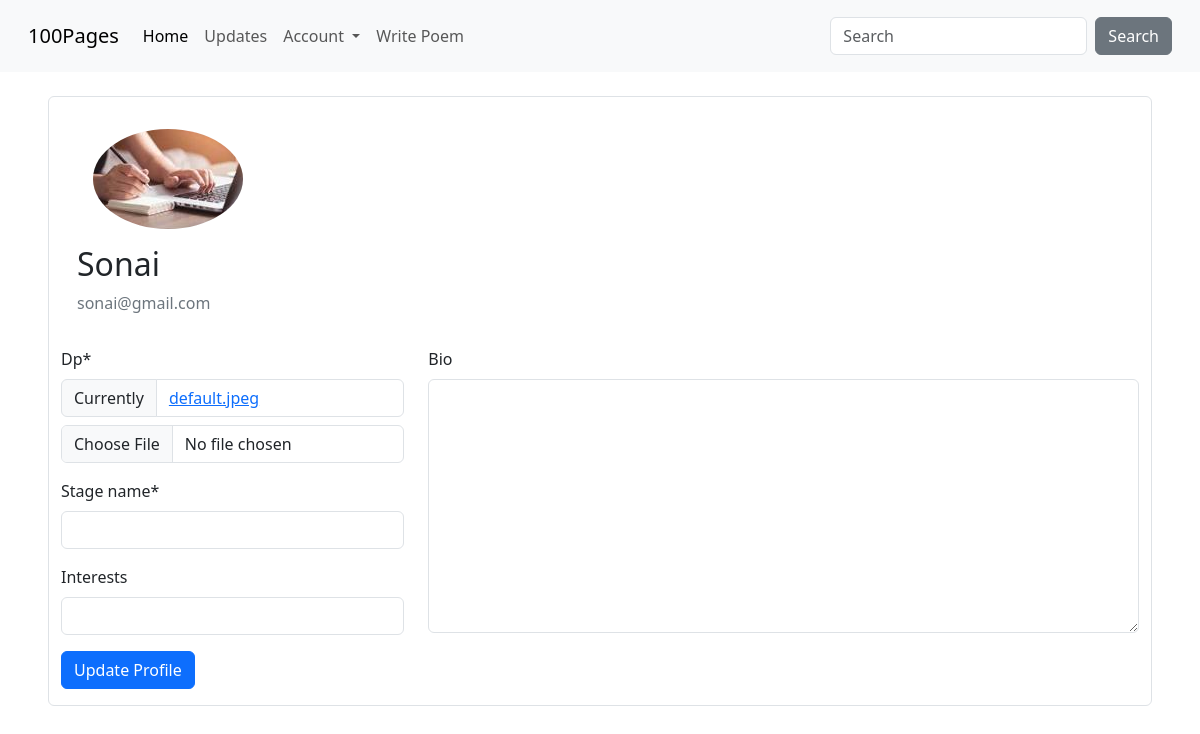
/profile/ (signed in), run on an earlier commit of the app's database.
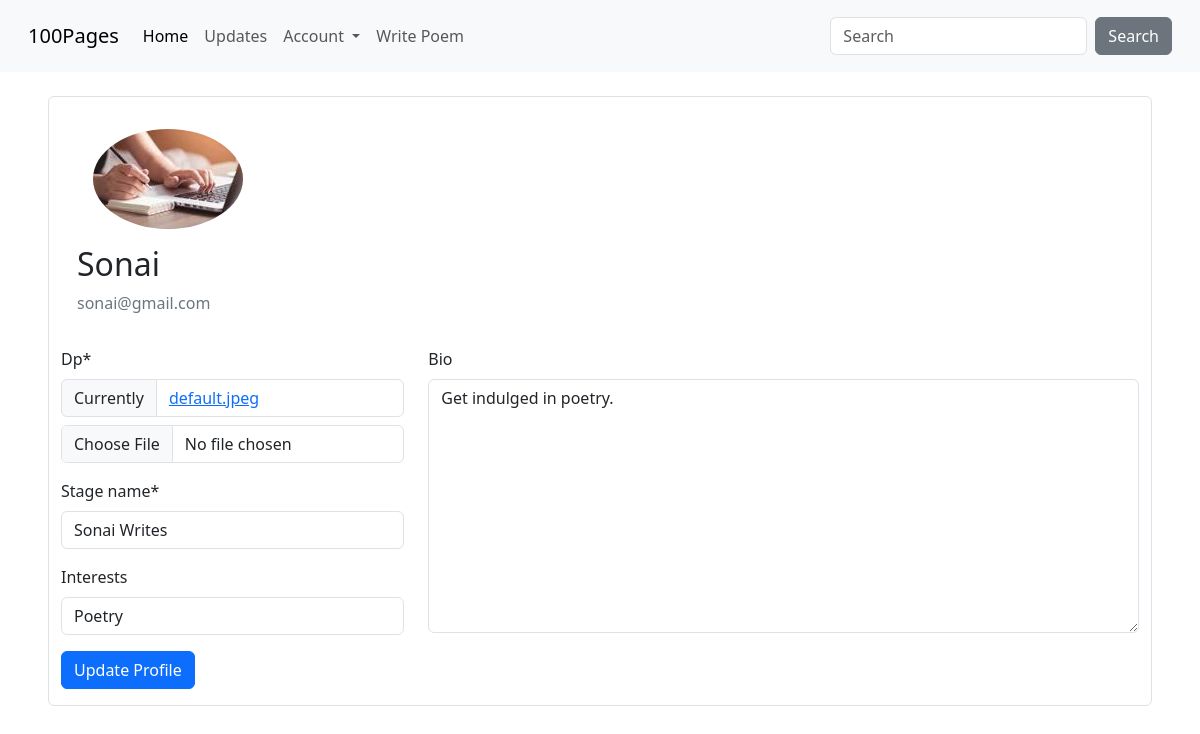
And on a later commit of the database.
### users/models.py (models this page shows, shortened)
class Profile(models.Model):
    user = models.OneToOneField(User, on_delete=models.CASCADE)
    dp = models.ImageField(default='default.jpeg', upload_to='profile_pics')
    stage_name = models.CharField(max_length=100)
    bio = models.TextField(max_length=500, blank=True)
    interests = models.CharField(max_length=100, blank=True)
    followers = models.ManyToManyField(User, related_name='followers', blank=True)

### users/views.py (the view)
# urls.py: path('profile/', views.profile, name='profile'),
@login_required()
def profile(request):
    if request.method == 'POST':
        u_form = UserUpdateForm(request.POST, instance=request.user)
        p_form = ProfileUpdateForm(request.POST, request.FILES, instance=request.user.profile)
        if u_form.is_valid() and p_form.is_valid():
            messages.success(request, ('Successfully updated profile!'))
            u_form.save()
            p_form.save()
            return redirect('posts')
    else:
        u_form = UserUpdateForm(instance=request.user)
        p_form = ProfileUpdateForm(instance=request.user.profile)
    context = {
        'u_form': u_form,
        'p_form': p_form,
    }
    return render(request, 'users/profile.html', context)

### users/forms.py
class UserUpdateForm(forms.ModelForm):
    email = forms.EmailField()
    class Meta:
        model = User
        fields = ['email',]

class ProfileUpdateForm(forms.ModelForm):
    class Meta:
        model = Profile
        fields = ['dp', 'stage_name', 'bio', 'interests',]
    def __init__(self, *args, **kwargs):
        super(ProfileUpdateForm, self).__init__(*args, **kwargs)
        self.helper = FormHelper(self)
        self.helper.layout = Layout(
            Row(
                Column('dp', 'stage_name', 'interests', css_class='col-md-4'),
                Column('bio', css_class='col-md-8'),
            ),
            Submit('submit', u'Update Profile', css_class='btn btn-primary mb-3'),
        )

### templates/users/profile.html (shortened to what this page needs)
{% extends "../index.html" %}
{% load crispy_forms_tags %}
{% load crispy_forms_filters %}
{% block content %}
<div class="p-md-5 mt-5">
  <div class="container border rounded">
    <div class="col-md-8 p-3">
      <img class="rounded-circle account-img p-2 m-2" src="{{ user.profile.dp.url }}" />
      <div class="media-body">
        <h2 class="account-heading"> {{ user.username }}</h2>
        <p class="text-secondary">{{ user.email }}</p>
      </div>
    </div>
    <form method="POST" enctype="multipart/form-data">
      {% crispy p_form %}
    </form>
  </div>
</div>
{% endblock content %}

### templates/index.html (shortened to what this page needs)
{% load static %}
{% load crispy_forms_filters %}
<!DOCTYPE html>
<html lang="en">
<head>
  <link href="https://cdn.jsdelivr.net/npm/bootstrap@5.3.2/dist/css/bootstrap.min.css" rel="stylesheet"
>
  <link rel="stylesheet" href="https://cdn.jsdelivr.net/npm/bootstrap-icons@1.5.0/font/bootstrap-icons.css">
  <link rel="stylesheet" href="{% static 'css/index.css'%}">
</head>
<body>
  <nav class="navbar navbar-expand-lg p-sm-3 fixed-top bg-light">
    <div class="container-fluid">
      <a class="navbar-brand" href="{% url 'home'%}">100Pages</a>
      <div class="collapse navbar-collapse" id="navbarSupportedContent">
        <ul class="navbar-nav me-auto mb-2 mb-lg-0">
          <li class="nav-item">
            <a class="nav-link active" aria-current="page" href="{% url 'home'%}">Home</a>
          </li>
          <li class="nav-item">
            <a class="nav-link" href="{% url 'posts'%}">Updates</a>
          </li>
          <li class="nav-item dropdown">
            {% if user.is_authenticated %}
            <a class="nav-link dropdown-toggle" href="#" role="button" data-bs-toggle="dropdown" aria-expanded="false">
              Account
            </a>
          <li class="nav-item">
            <a class="nav-link" href="{% url 'add_post'%}">Write Poem</a>
          </li>
          {% endif %}
          </li>
        </ul>
        <form class="d-flex" role="search">
          <input class="form-control me-2" type="search" placeholder="Search" aria-label="Search">
          <button class="btn btn-secondary" type="submit">Search</button>
        </form>
      </div>
    </div>
  </nav>
  {% block content %}{% endblock %}
</body>
</html>

### static/css/index.css (style rules this page uses)
* { margin: 0; padding: 0; }
ul { list-style: none !important; }

What changed in the data, as far as the page shows it:
changed Profile: stage_name (not shown) → "Sonai Writes"; interests (not shown) → "Poetry"; bio (not shown) → "Get indulged in poetry."
